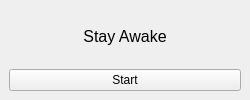
<?xml version="1.0" encoding="UTF-8"?>
<ui version="4.0">
 <class>MainWindow</class>
 <widget class="QMainWindow" name="MainWindow">
  <property name="geometry">
   <rect>
    <x>0</x>
    <y>0</y>
    <width>250</width>
    <height>100</height>
   </rect>
  </property>
  <property name="sizePolicy">
   <sizepolicy hsizetype="Fixed" vsizetype="Fixed">
    <horstretch>0</horstretch>
    <verstretch>0</verstretch>
   </sizepolicy>
  </property>
  <property name="minimumSize">
   <size>
    <width>250</width>
    <height>100</height>
   </size>
  </property>
  <property name="maximumSize">
   <size>
    <width>250</width>
    <height>100</height>
   </size>
  </property>
  <property name="windowTitle">
   <string>Stay Awake</string>
  </property>
  <property name="autoFillBackground">
   <bool>false</bool>
  </property>
  <property name="styleSheet">
   <string notr="true">border-color: rgb(0, 255, 8);</string>
  </property>
  <widget class="QWidget" name="centralwidget">
   <property name="styleSheet">
    <string notr="true"/>
   </property>
   <layout class="QGridLayout" name="gridLayout">
    <item row="1" column="0">
     <widget class="QLabel" name="label_2">
      <property name="styleSheet">
       <string notr="true"/>
      </property>
      <property name="text">
       <string/>
      </property>
      <property name="alignment">
       <set>Qt::AlignCenter</set>
      </property>
     </widget>
    </item>
    <item row="2" column="0" colspan="3">
     <widget class="QPushButton" name="toggle">
      <property name="styleSheet">
       <string notr="true"/>
      </property>
      <property name="text">
       <string>Start</string>
      </property>
      <property name="checkable">
       <bool>true</bool>
      </property>
      <property name="checked">
       <bool>false</bool>
      </property>
     </widget>
    </item>
    <item row="1" column="1">
     <widget class="QLabel" name="label">
      <property name="font">
       <font>
        <pointsize>12</pointsize>
        <weight>50</weight>
        <bold>false</bold>
        <underline>false</underline>
        <strikeout>false</strikeout>
       </font>
      </property>
      <property name="text">
       <string>Stay Awake</string>
      </property>
      <property name="alignment">
       <set>Qt::AlignCenter</set>
      </property>
     </widget>
    </item>
   </layout>
  </widget>
 </widget>
 <resources/>
 <connections/>
</ui>
